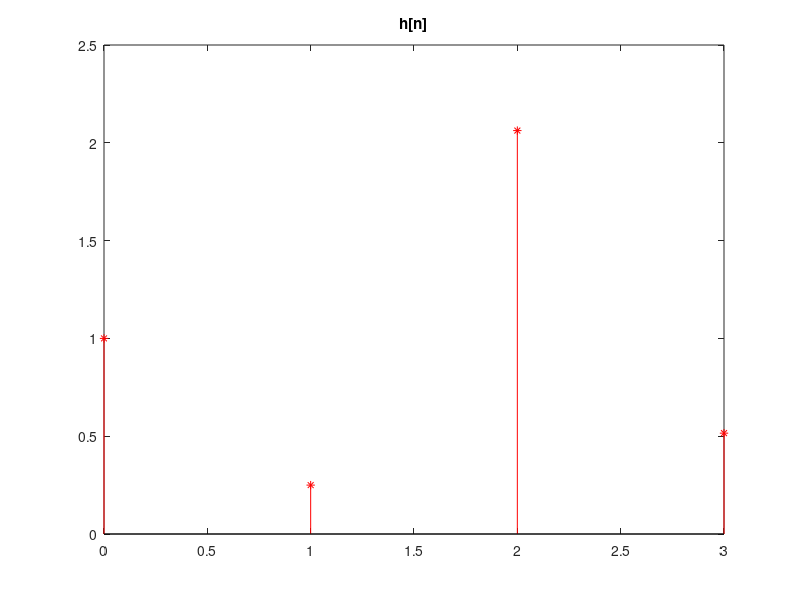

The MATLAB source for this figure:
clc
clear
close all

n = 0:1:3;
u = [1 1 1 1];
u2 = [0 0 1 1];

h = (1/4).^(n).*u + 2*(1/4).^(n-2).*u2;
stem(n,h,'r*');
title('h[n]');